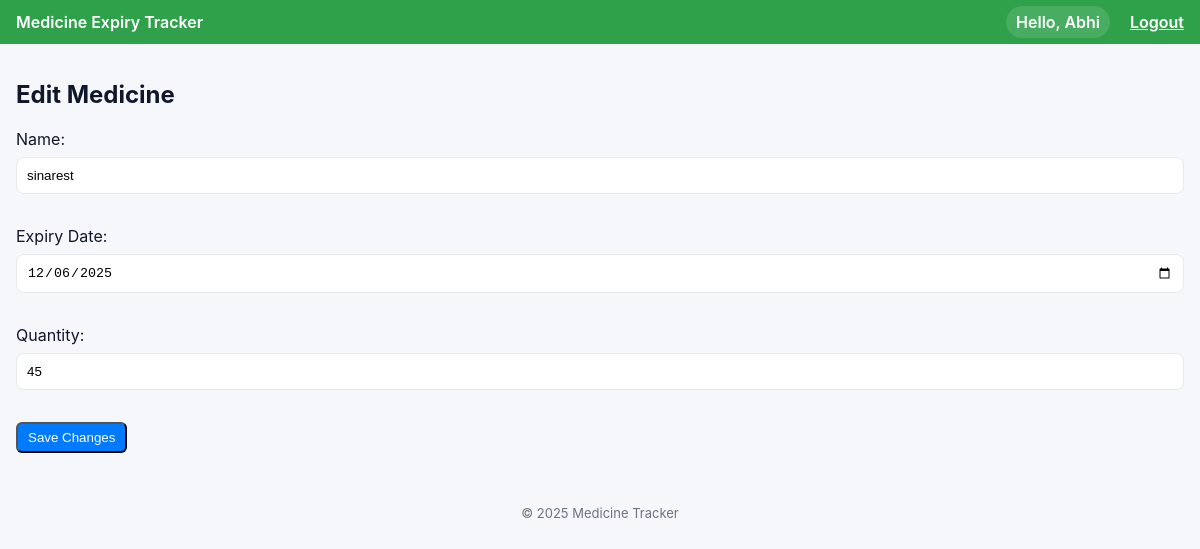
Page /edit/18 (signed in) on the committed database.
### tables this page shows
CREATE TABLE users (
    id INTEGER PRIMARY KEY AUTOINCREMENT,
    username TEXT UNIQUE NOT NULL,
    password_hash TEXT NOT NULL,
    created_at TEXT NOT NULL
);

CREATE TABLE medicine (
    id INTEGER PRIMARY KEY AUTOINCREMENT,
    name TEXT NOT NULL,
    expiry_date TEXT NOT NULL,
    quantity INTEGER NOT NULL
, user_id INTEGER);

### app.py (the view, shortened to what this page needs)
@app.route("/edit/<int:id>", methods=["GET", "POST"])
@login_required
def edit_medicine(id):
    conn = get_db()
    med = conn.execute("SELECT * FROM medicine WHERE id=? AND user_id=?", (id, session['user_id'])).fetchone()
    return render_template("edit_medicine.html", med=med, user=get_current_user())

### app.py (called while the page is built)
@app.context_processor
def inject_datetime():
    return {'datetime': datetime}

def get_db():
    if hasattr(g, '_db'):
        return g._db
    conn = sqlite3.connect(DATABASE)
    conn.row_factory = sqlite3.Row
    g._db = conn
    return conn

@app.teardown_appcontext
def close_connection(exception):
    db = getattr(g, '_db', None)
    if db is not None:
        db.close()

def init_db():
    conn = get_db()
    conn.execute("""
    CREATE TABLE IF NOT EXISTS users (
        id INTEGER PRIMARY KEY AUTOINCREMENT,
        username TEXT UNIQUE NOT NULL,
        password_hash TEXT NOT NULL,
        created_at TEXT NOT NULL
    )
    """)
    conn.execute("""
    CREATE TABLE IF NOT EXISTS medicine (
        id INTEGER PRIMARY KEY AUTOINCREMENT,
        name TEXT NOT NULL,
        expiry_date TEXT NOT NULL,
        quantity INTEGER NOT NULL,
        user_id INTEGER NOT NULL,
        FOREIGN KEY (user_id) REFERENCES users (id)
    )
    """)
    conn.commit()

@app.before_request
def startup():
    if not hasattr(g, 'db_initialized'):
        init_db()
        g.db_initialized = True

def login_required(f):
    @wraps(f)
    def decorated_function(*args, **kwargs):
        if 'user_id' not in session:
            flash("Please login to access that page.", "warning")
            return redirect(url_for('login', next=request.path))
        return f(*args, **kwargs)
    return decorated_function

def get_current_user():
    if 'user_id' in session:
        conn = get_db()
        user = conn.execute("SELECT id, username FROM users WHERE id = ?", (session['user_id'],)).fetchone()
        return user
    return None

### templates/edit_medicine.html
{% extends "base.html" %}
{% block content %}
<h2>Edit Medicine</h2>
<form method="POST">
    <label>Name:</label><br>
    <input type="text" name="name" value="{{ med.name }}" required><br><br>
    <label>Expiry Date:</label><br>
    <input type="date" name="expiry_date" value="{{ med.expiry_date }}" required><br><br>
    <label>Quantity:</label><br>
    <input type="number" name="quantity" value="{{ med.quantity }}" required><br><br>
    <button type="submit" class="btn-edit">Save Changes</button>
</form>
{% endblock %}

### templates/base.html (shortened to what this page needs)
<!DOCTYPE html>
<html lang="en">
<head>
  <link rel="stylesheet" href="{{ url_for('static', filename='css/style.css') }}">
</head>
<body>
  <div class="navbar">
    <div class="nav-left">Medicine Expiry Tracker</div>
    <div class="nav-right">
      {% if user %}
        <span class="user-pill">Hello, {{ user['username'] }}</span>
        <a href="{{ url_for('logout') }}" class="small-link">Logout</a>
      {% else %}
        <a href="{{ url_for('login') }}" class="small-link">Login</a>
      {% endif %}
    </div>
  </div>
  <div class="container">
    {% block content %}{% endblock %}
  </div>
  <footer class="footer">
    &copy; {{ datetime.utcnow().year }} Medicine Tracker
  </footer>
</body>
</html>

### static/css/style.css (style rules this page uses)
.btn-edit { background: #007bff; padding: 6px 10px; border-radius: 6px; color: white; text-decoration: none; }
.container { padding: 20px; }
:root { --green:#2fa14b; --bg:#f5f7fa; --card:#ffffff; --muted:#6b7280; }
* { box-sizing:border-box }
body { margin:0; font-family:Inter, system-ui, Arial, sans-serif; background:var(--bg); color:#0f172a; -webkit-font-smoothing:antialiased; }
.navbar { display:flex; justify-content:space-between; align-items:center; padding:12px 16px; background:var(--green); color:white; font-weight:600; }
.container { padding:16px }
input[type="text"], input[type="password"], input[type="date"], input[type="number"] { width:100%; padding:10px; margin:8px 0 12px; border-radius:8px; border:1px solid #e6e9ee; }
.small-link { color: var(--violet); text-decoration: underline; margin-left: 8px; }
.user-pill { background:rgba(255,255,255,0.12);padding:6px 10px;border-radius:20px;margin-right:8px }
.footer { padding:12px;text-align:center;color:var(--muted);font-size:13px;margin-top:24px }

### rows in the picture
users: username "Abhi"
medicine: name "sinarest", expiry_date "12/06/2025", quantity "45"
